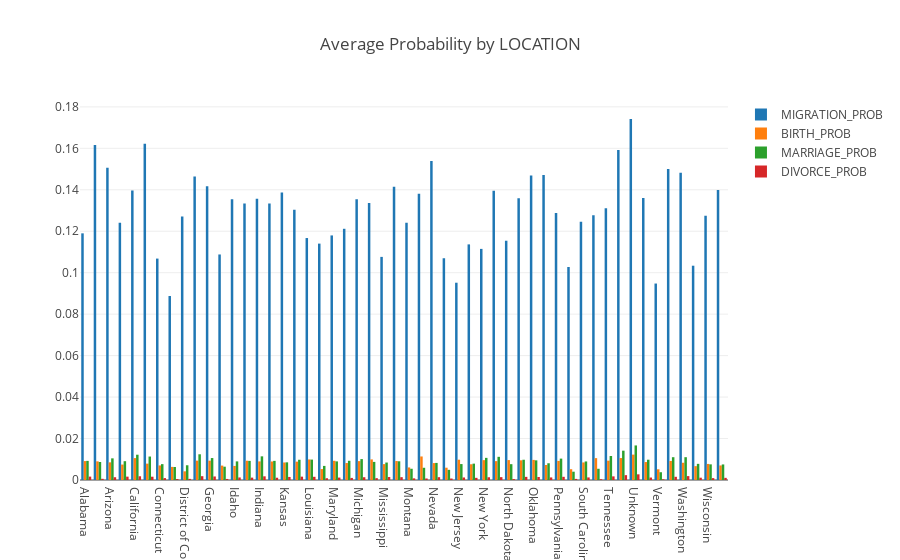
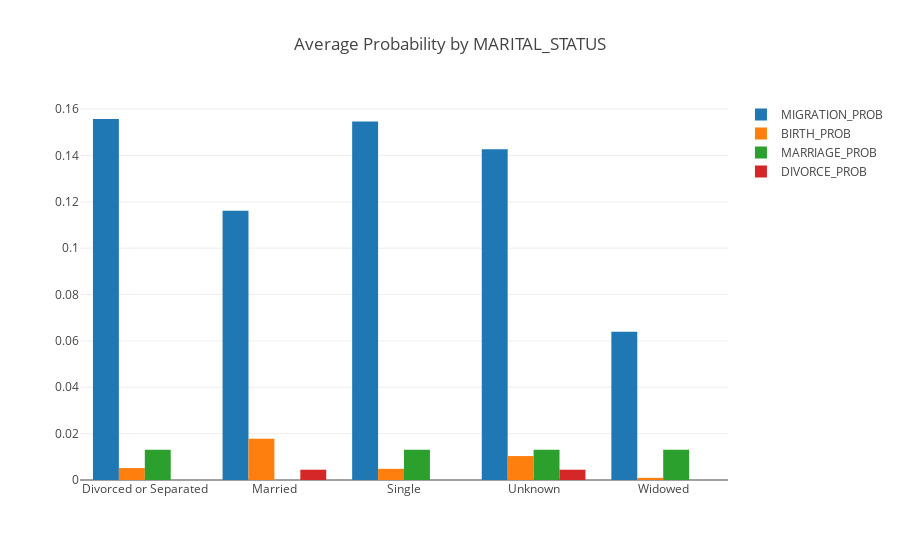
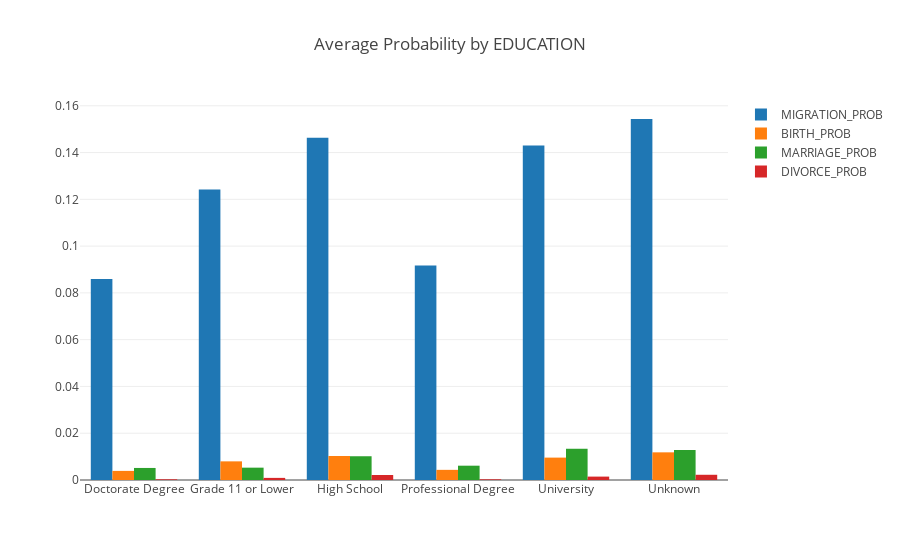
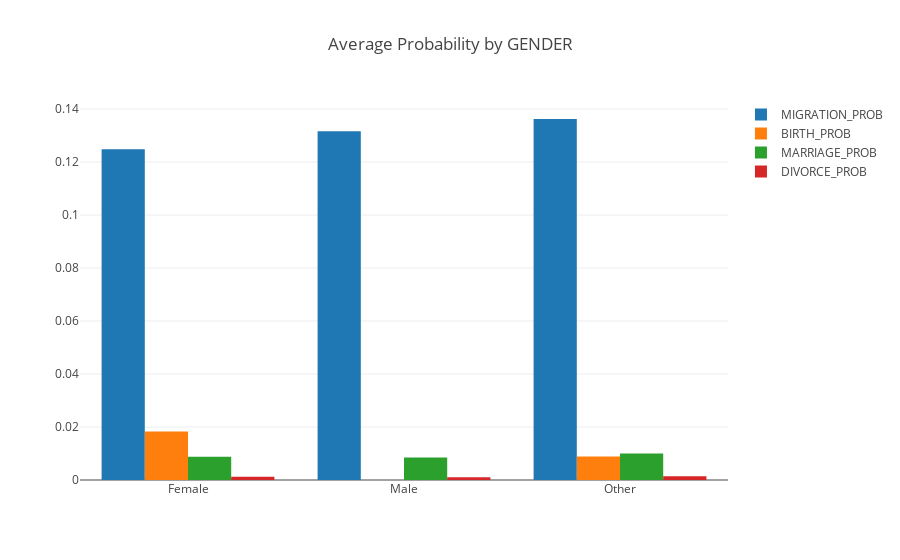

Notebook source saved alongside these figures, in order:
### Code cell
cols_to_plot=["LOCATION","MARITAL_STATUS","EDUCATION","GENDER","EMPLOYMENT","INCOME","AGE"]
for col in cols_to_plot:
    s=df_census_probabilities.groupby(col).mean().reset_index()
    
    #s["BIRTH_PROB"]=s["BIRTH_PROB"]*10
    #s["MARRIAGE_PROB"]=s["MARRIAGE_PROB"]*10
    #s["DIVORCE_PROB"]=s["DIVORCE_PROB"]*10
    plot_census(s,col)

### Figure 1 — Plotly figure (JSON) as saved in the notebook; plotly's stock layout.template omitted (floating-point values rounded to 4 significant figures)
{"data": [{"name": "MIGRATION_PROB", "type": "bar", "x": ["Alabama", "Alaska", "Arizona", "Arkansas", "California", "Colorado", "Connecticut", "Delaware", "District of Columbia", "Florida", "Georgia", "Hawaii", "Idaho", "Illinois", "Indiana", "Iowa", "Kansas", "Kentucky", "Louisiana", "Maine", "Maryland", "Massachusetts", "Michigan", "Minnesota", "Mississippi", "Missouri", "Montana", "Nebraska", "Nevada", "New Hampshire", "New Jersey", "New Mexico", "New York", "North Carolina", "North Dakota", "Ohio", "Oklahoma", "Oregon", "Pennsylvania", "Rhode Island", "South Carolina", "South Dakota", "Tennessee", "Texas", "Unknown", "Utah", "Vermont", "Virginia", "Washington", "West Virginia", "Wisconsin", "Wyoming"], "y": [0.119, 0.1616, 0.1506, 0.1242, 0.1396, 0.1622, 0.1068, 0.08875, 0.1272, 0.1464, 0.1417, 0.1088, 0.1354, 0.1334, 0.1357, 0.1334, 0.1387, 0.1303, 0.1167, 0.114, 0.118, 0.1212, 0.1354, 0.1336, 0.1076, 0.1415, 0.1241, 0.138, 0.1539, 0.107, 0.09517, 0.1137, 0.1115, 0.1396, 0.1154, 0.1359, 0.1468, 0.1472, 0.1287, 0.1028, 0.1246, 0.1277, 0.1311, 0.1592, 0.1741, 0.1361, 0.09477, 0.15, 0.1482, 0.1034, 0.1275, 0.1399]}, {"name": "BIRTH_PROB", "type": "bar", "x": ["Alabama", "Alaska", "Arizona", "Arkansas", "California", "Colorado", "Connecticut", "Delaware", "District of Columbia", "Florida", "Georgia", "Hawaii", "Idaho", "Illinois", "Indiana", "Iowa", "Kansas", "Kentucky", "Louisiana", "Maine", "Maryland", "Massachusetts", "Michigan", "Minnesota", "Mississippi", "Missouri", "Montana", "Nebraska", "Nevada", "New Hampshire", "New Jersey", "New Mexico", "New York", "North Carolina", "North Dakota", "Ohio", "Oklahoma", "Oregon", "Pennsylvania", "Rhode Island", "South Carolina", "South Dakota", "Tennessee", "Texas", "Unknown", "Utah", "Vermont", "Virginia", "Washington", "West Virginia", "Wisconsin", "Wyoming"], "y": [0.009127, 0.009001, 0.008515, 0.007451, 0.01057, 0.007893, 0.007024, 0.006322, 0.00418, 0.009349, 0.009325, 0.006951, 0.006791, 0.009299, 0.008974, 0.008929, 0.008447, 0.008855, 0.009907, 0.005269, 0.009272, 0.008178, 0.00911, 0.009924, 0.007656, 0.009145, 0.006054, 0.01135, 0.008162, 0.005934, 0.009793, 0.007591, 0.009573, 0.0091, 0.009608, 0.009501, 0.009691, 0.007247, 0.009214, 0.0052, 0.008464, 0.01055, 0.009332, 0.01059, 0.01225, 0.008658, 0.005165, 0.009191, 0.008321, 0.006682, 0.007745, 0.007022]}, {"name": "MARRIAGE_PROB", "type": "bar", "x": ["Alabama", "Alaska", "Arizona", "Arkansas", "California", "Colorado", "Connecticut", "Delaware", "District of Columbia", "Florida", "Georgia", "Hawaii", "Idaho", "Illinois", "Indiana", "Iowa", "Kansas", "Kentucky", "Louisiana", "Maine", "Maryland", "Massachusetts", "Michigan", "Minnesota", "Mississippi", "Missouri", "Montana", "Nebraska", "Nevada", "New Hampshire", "New Jersey", "New Mexico", "New York", "North Carolina", "North Dakota", "Ohio", "Oklahoma", "Oregon", "Pennsylvania", "Rhode Island", "South Carolina", "South Dakota", "Tennessee", "Texas", "Unknown", "Utah", "Vermont", "Virginia", "Washington", "West Virginia", "Wisconsin", "Wyoming"], "y": [0.00922, 0.008695, 0.01044, 0.009074, 0.01219, 0.01132, 0.00765, 0.006282, 0.007112, 0.01241, 0.01059, 0.006421, 0.008979, 0.009216, 0.01141, 0.009229, 0.00852, 0.00977, 0.009842, 0.006797, 0.008976, 0.00927, 0.01009, 0.00873, 0.008429, 0.009028, 0.005423, 0.005894, 0.008237, 0.004901, 0.007685, 0.007891, 0.01068, 0.01118, 0.007636, 0.009771, 0.009477, 0.008074, 0.01032, 0.004002, 0.008947, 0.005418, 0.01157, 0.01415, 0.01667, 0.009789, 0.00375, 0.011, 0.011, 0.007797, 0.007543, 0.007507]}, {"name": "DIVORCE_PROB", "type": "bar", "x": ["Alabama", "Alaska", "Arizona", "Arkansas", "California", "Colorado", "Connecticut", "Delaware", "District of Columbia", "Florida", "Georgia", "Hawaii", "Idaho", "Illinois", "Indiana", "Iowa", "Kansas", "Kentucky", "Louisiana", "Maine", "Maryland", "Massachusetts", "Michigan", "Minnesota", "Mississippi", "Missouri", "Montana", "Nebraska", "Nevada", "New Hampshire", "New Jersey", "New Mexico", "New York", "North Carolina", "North Dakota", "Ohio", "Oklahoma", "Oregon", "Pennsylvania", "Rhode Island", "South Carolina", "South Dakota", "Tennessee", "Texas", "Unknown", "Utah", "Vermont", "Virginia", "Washington", "West Virginia", "Wisconsin", "Wyoming"], "y": [0.001632, 0.0005672, 0.001334, 0.001614, 0.001801, 0.001588, 0.0009155, 0.0004522, 0.0005426, 0.001837, 0.001696, 0.0005057, 0.001226, 0.001145, 0.001765, 0.001095, 0.001469, 0.001615, 0.001544, 0.0008501, 0.001165, 0.001009, 0.001333, 0.0008867, 0.001431, 0.001363, 0.0007885, 0.0007275, 0.00136, 0.0007091, 0.001217, 0.001042, 0.001332, 0.001373, 0.0004453, 0.001514, 0.001461, 0.001234, 0.001537, 0.000528, 0.001244, 0.0003682, 0.001745, 0.002333, 0.002739, 0.001185, 0.0003198, 0.001545, 0.001877, 0.00111, 0.0009042, 0.001035]}], "layout": {"barmode": "Bar", "title": "Average Probability by LOCATION"}}

### Figure 2 — Plotly figure (JSON) as saved in the notebook; plotly's stock layout.template omitted (floating-point values rounded to 4 significant figures)
{"data": [{"name": "MIGRATION_PROB", "type": "bar", "x": ["Divorced or Separated", "Married", "Single", "Unknown", "Widowed"], "y": [0.1557, 0.1161, 0.1547, 0.1427, 0.06399]}, {"name": "BIRTH_PROB", "type": "bar", "x": ["Divorced or Separated", "Married", "Single", "Unknown", "Widowed"], "y": [0.005148, 0.01784, 0.00481, 0.01033, 0.0009274]}, {"name": "MARRIAGE_PROB", "type": "bar", "x": ["Divorced or Separated", "Married", "Single", "Unknown", "Widowed"], "y": [0.01304, 0, 0.01304, 0.01304, 0.01304]}, {"name": "DIVORCE_PROB", "type": "bar", "x": ["Divorced or Separated", "Married", "Single", "Unknown", "Widowed"], "y": [0, 0.00444, 0, 0.00444, 0]}], "layout": {"barmode": "Bar", "title": "Average Probability by MARITAL_STATUS"}}

### Figure 3 — Plotly figure (JSON) as saved in the notebook; plotly's stock layout.template omitted (floating-point values rounded to 4 significant figures)
{"data": [{"name": "MIGRATION_PROB", "type": "bar", "x": ["Doctorate Degree", "Grade 11 or Lower", "High School", "Professional Degree", "University", "Unknown"], "y": [0.08598, 0.1242, 0.1464, 0.0917, 0.143, 0.1543]}, {"name": "BIRTH_PROB", "type": "bar", "x": ["Doctorate Degree", "Grade 11 or Lower", "High School", "Professional Degree", "University", "Unknown"], "y": [0.003889, 0.007967, 0.01027, 0.004341, 0.009572, 0.01183]}, {"name": "MARRIAGE_PROB", "type": "bar", "x": ["Doctorate Degree", "Grade 11 or Lower", "High School", "Professional Degree", "University", "Unknown"], "y": [0.005154, 0.005275, 0.01016, 0.00612, 0.01336, 0.01282]}, {"name": "DIVORCE_PROB", "type": "bar", "x": ["Doctorate Degree", "Grade 11 or Lower", "High School", "Professional Degree", "University", "Unknown"], "y": [0.0002959, 0.0009036, 0.002131, 0.0002905, 0.001452, 0.002234]}], "layout": {"barmode": "Bar", "title": "Average Probability by EDUCATION"}}

### Figure 4 — Plotly figure (JSON) as saved in the notebook; plotly's stock layout.template omitted (floating-point values rounded to 4 significant figures)
{"data": [{"name": "MIGRATION_PROB", "type": "bar", "x": ["Female", "Male", "Other"], "y": [0.1248, 0.1317, 0.1362]}, {"name": "BIRTH_PROB", "type": "bar", "x": ["Female", "Male", "Other"], "y": [0.01827, 0, 0.008854]}, {"name": "MARRIAGE_PROB", "type": "bar", "x": ["Female", "Male", "Other"], "y": [0.008792, 0.008456, 0.01002]}, {"name": "DIVORCE_PROB", "type": "bar", "x": ["Female", "Male", "Other"], "y": [0.001221, 0.001085, 0.001417]}], "layout": {"barmode": "Bar", "title": "Average Probability by GENDER"}}
